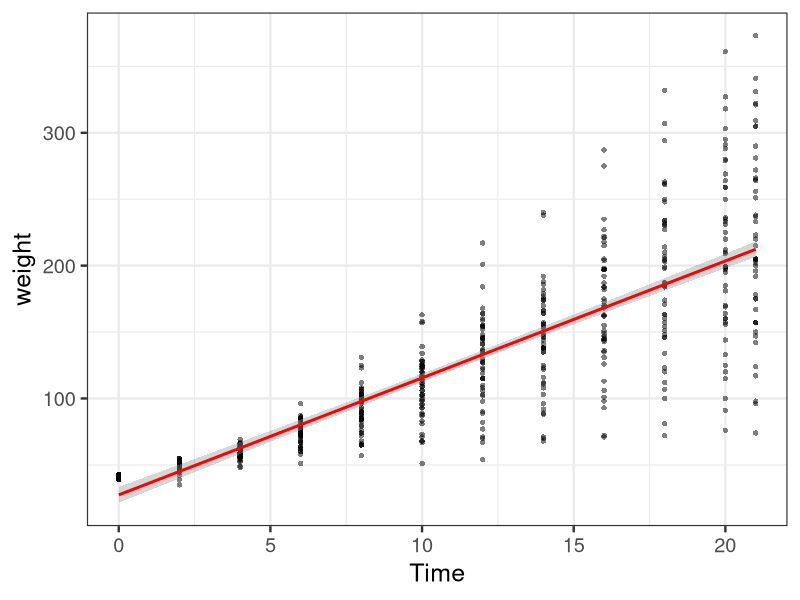
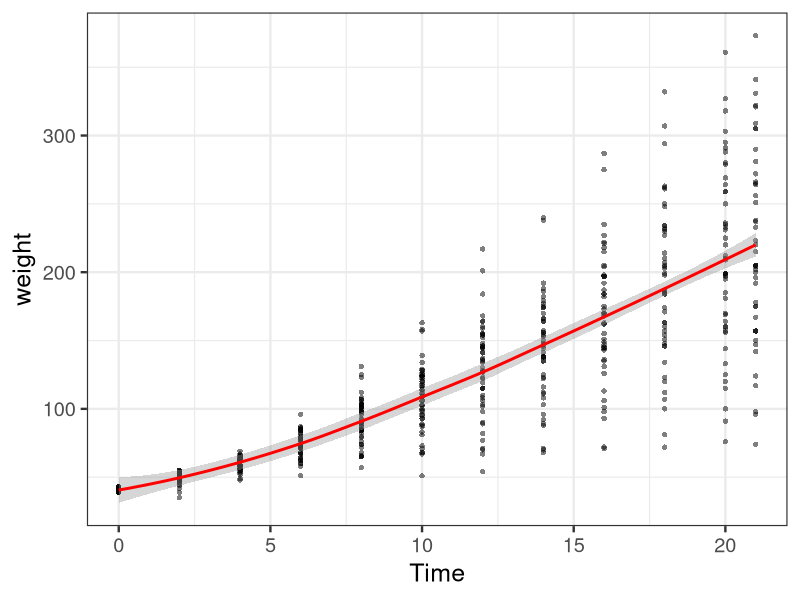
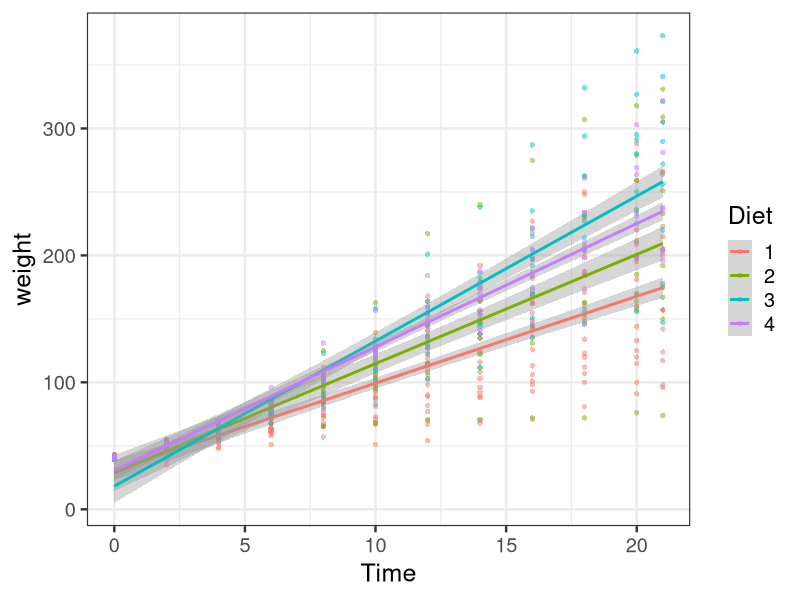

Generate these figures, in order, with R:
## ---- chunk 1
data = ChickWeight
## ---- chunk 2
library(ggplot2)

# change background to white, increase font size
theme_set(theme_bw(base_size = 18)) 

# set up basic scatter plot, overlaid with linreg
ggplot(data, aes(x=Time, y=weight)) +
    geom_point(shape=16, 
               color = 'black',
               alpha = 0.5) +
  geom_smooth(method=lm, color = 'red')
## ---- chunk 3
ggplot(data, aes(x=Time, y=weight)) +
    geom_point(shape=16, 
               color = 'black',
               alpha = 0.5) +
  geom_smooth(method=loess, color = 'red')
## ---- chunk 4
ggplot(data, aes(x=Time, y=weight, color = Diet)) +
    geom_point(shape=16, 
               alpha = 0.5) +
  geom_smooth(method=lm)
